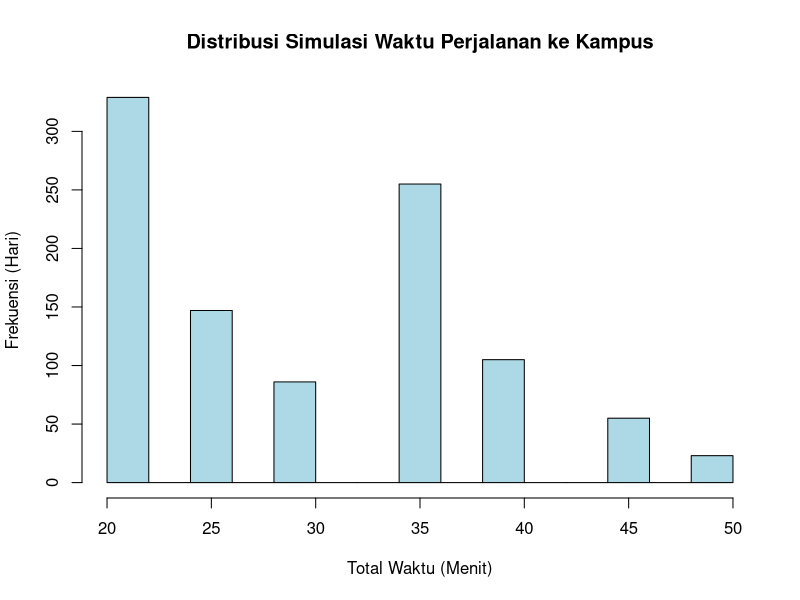
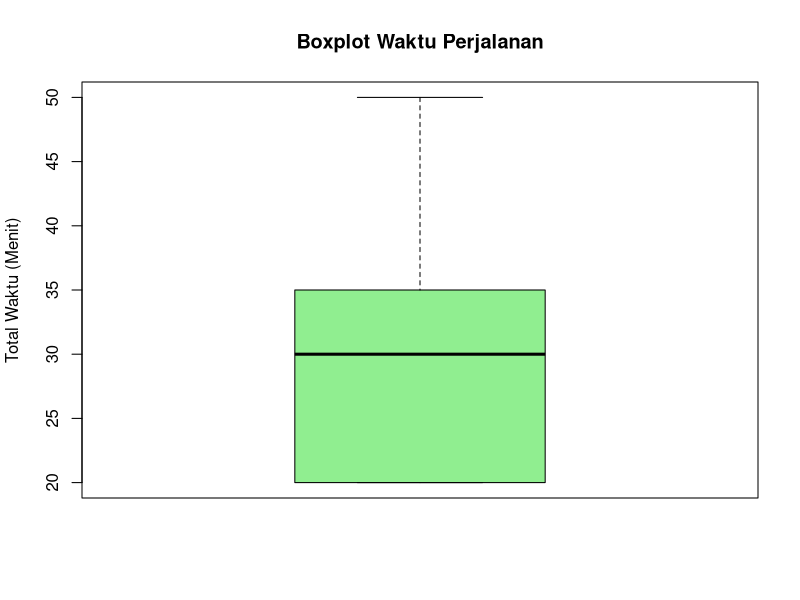

Here is the R script that generated these plots, in order:

#SIMULASI MONTE CARLO: WAKTU KE KAMPUS

# 1. Variabel dan Probabilitas
n_simulasi <- 1000  #  simulasi untuk 1000 hari perjalanan
waktu_dasar <- 20   # Waktu normal tanpa kendala (menit)

# Probabilitas dan tambahan waktu (delay)
p_ojol_lama <- 0.3    # Peluang 30% dapet driver lama
delay_ojol <- 5       # Tambahan waktu 5 menit

p_macet <- 0.4        # Peluang 40% kena macet
delay_macet <- 15     # Tambahan waktu 15 menit

p_hujan <- 0.2        # Peluang 20% hujan
delay_hujan <- 10     # Tambahan waktu 10 menit

# 2. Bangkitkan Bilangan Acak (Simulasi)
# Menggunakan distribusi binomial untuk mensimulasikan kejadian (1 = terjadi, 0 = tidak)
simulasi_ojol <- rbinom(n_simulasi, 1, p_ojol_lama) * delay_ojol
simulasi_macet <- rbinom(n_simulasi, 1, p_macet) * delay_macet
simulasi_hujan <- rbinom(n_simulasi, 1, p_hujan) * delay_hujan

# 3. Hitung Total Waktu Perjalanan untuk Setiap Simulasi
total_waktu <- waktu_dasar + simulasi_ojol + simulasi_macet + simulasi_hujan

# 4. Analisis Hasil Simulasi
rata_rata_waktu <- mean(total_waktu)
print(paste("Rata-rata waktu ke kampus:", rata_rata_waktu, "menit"))

standar_deviasi <- sd(total_waktu)
print(paste("Standar deviasi waktu:", standar_deviasi, "menit"))

# Menghitung kuantil (Persentil 25 dan 75)
kuantil_waktu <- quantile(total_waktu, c(0.25, 0.75))
print(paste("25% hari perjalanan bisa ditempuh dalam:", kuantil_waktu[1], "menit atau kurang"))
print(paste("75% hari perjalanan bisa ditempuh dalam:", kuantil_waktu[2], "menit atau kurang"))

# 5. Visualisasi Hasil
# Bikin histogram untuk lihat persebaran datanya
hist(total_waktu, 
     main = "Distribusi Simulasi Waktu Perjalanan ke Kampus", 
     xlab = "Total Waktu (Menit)", 
     ylab = "Frekuensi (Hari)",
     col = "lightblue", 
     border = "black")

# Bikin boxplot untuk lihat rentang ekstremnya
boxplot(total_waktu, 
        main = "Boxplot Waktu Perjalanan", 
        ylab = "Total Waktu (Menit)", 
        col = "lightgreen")
